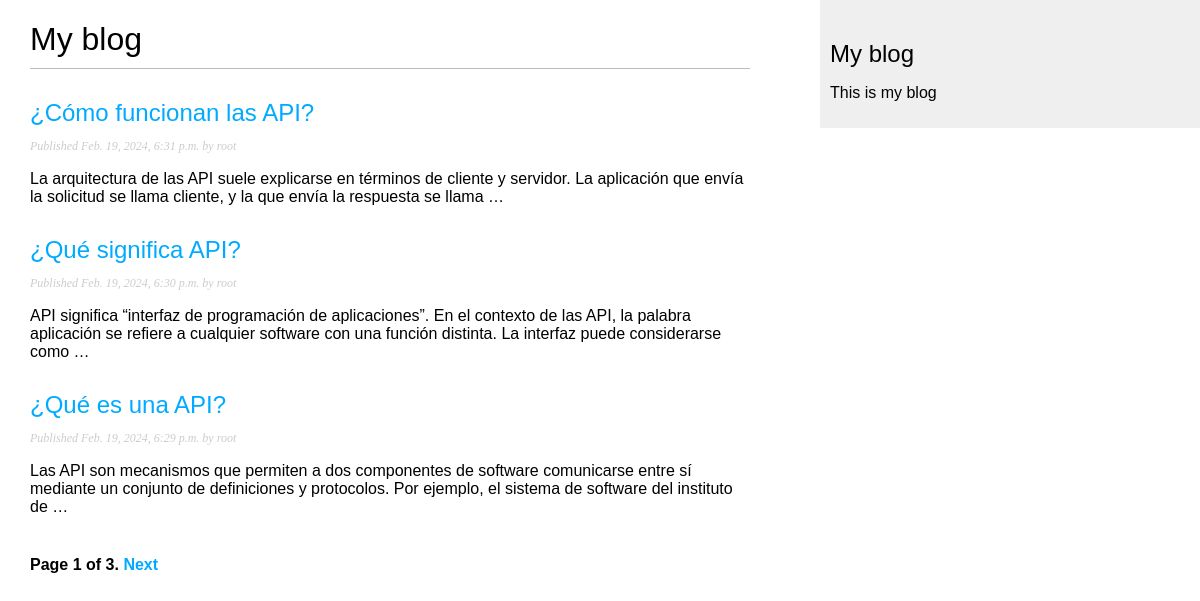
The page / on the database its author committed.
### blog/models.py (models this page shows, shortened)
class Post(models.Model):
    class Status(models.TextChoices):
        DRAFT = 'DF', 'Draft'
        PULISHED = 'PB', 'Published'
    title = models.CharField(max_length=100)
    slug = models.SlugField(max_length=100,
                            unique_for_date='publish')
    author = models.ForeignKey(User,
                               on_delete=models.CASCADE,
                               related_name='blog_posts')
    body = models.TextField()
    publish = models.DateTimeField(default =timezone.now)
    created = models.DateTimeField(auto_now_add=True)
    updated = models.DateTimeField(auto_now=True)
    status = models.CharField(max_length=2,
                              choices = Status.choices,
                              default=Status.DRAFT)
    objects = models.Manager()
    published = PublishedManager()
    class Meta:
        ordering = ['-publish']
        indexes = [
            models.Index(fields=['publish']),
        ]
    def get_absolute_url(self):
        return reverse('blog:post_detail' ,args=[self.publish.year,
                                                 self.publish.month,
                                                 self.publish.day,
                                                 self.slug])

### blog/views.py (the view)
# urls.py: path('', views.PostListView.as_view(), name='post_list'),
class PostListView(ListView):
    queryset = Post.published.all()
    context_object_name = 'posts'
    paginate_by = 3
    template_name = 'blog/post/list.html'

### blog/templates/blog/post/list.html (shortened to what this page needs)
{% extends "blog/base.html" %}
{% block content %}
    <h1> My blog </h1>
    {% for post in posts %}
        <h2>
            <a href = "{{ post.get_absolute_url }}">
                {{post.title}}
            </a>
        </h2>
        <p class="date">
            Published {{ post.publish}} by {{post.author}}
        </p>
        {{ post.body|truncatewords:30|linebreaks}}
    {% endfor %}
    {% include "blog/pagination.html" with page=page_obj %}
{% endblock content %}

### blog/templates/blog/base.html (shortened to what this page needs)
{% load static %}
<!DOCTYPE html>
<html>
    <head>
        <link rel="stylesheet" href="{% static "css/blog.css" %}" >
    </head>
    <body>
        <div id="content">
            {% block content %}
            {% endblock %}
        </div>
        <div id="sidebar">
            <h2>My blog</h2>
            <p>This is my blog</p>
        </div>
    </body>
</html>

### blog/templates/blog/pagination.html (shortened to what this page needs)
<div class="pagination">
    <span class="step-links">
        <span class="current">
            Page {{ page.number }} of {{page.paginator.num_pages}}.
        </span>
        {% if page.has_next %}
            <a href="?page={{ page.next_page_number }}">Next</a>
        {% endif %}
    </span>
</div>

### blog/static/css/blog.css (style rules this page uses)
body { margin:0; padding:0; font-family:helvetica, sans-serif; }
a { color:#00abff; text-decoration:none; }
h1 { font-weight:normal; border-bottom:1px solid #bbb; padding:0 0 10px 0; }
h2 { font-weight:normal; margin:30px 0 0; }
#content { float:left; width:60%; padding:0 0 0 30px; }
#sidebar { float:right; width:30%; padding:10px; background:#efefef; height:100%; }
p.date { color:#ccc; font-family: georgia, serif; font-size: 12px; font-style: italic; }
.pagination { margin:40px 0; font-weight:bold; }

### rows shown on the page
Post: title "¿Cómo funcionan las API?", publish "Feb. 19, 2024, 6:31 p.m.", author "root", body "La arquitectura de las API suele explicarse en términos de cliente y servidor. La aplicación que envía la solicitud se llama cliente, y la que envía la respuesta se llama …"
Post: title "¿Qué significa API?", publish "Feb. 19, 2024, 6:30 p.m.", author "root", body "API significa “interfaz de programación de aplicaciones”. En el contexto de las API, la palabra aplicación se refiere a cualquier software con una función distinta. La interfaz puede considerarse como …"
Post: title "¿Qué es una API?", publish "Feb. 19, 2024, 6:29 p.m.", author "root", body "Las API son mecanismos que permiten a dos componentes de software comunicarse entre sí mediante un conjunto de definiciones y protocolos. Por ejemplo, el sistema de software del instituto de …"

### other values the page prints
{{ page.number }} "1"
{{ page.paginator.num_pages }} "3"
